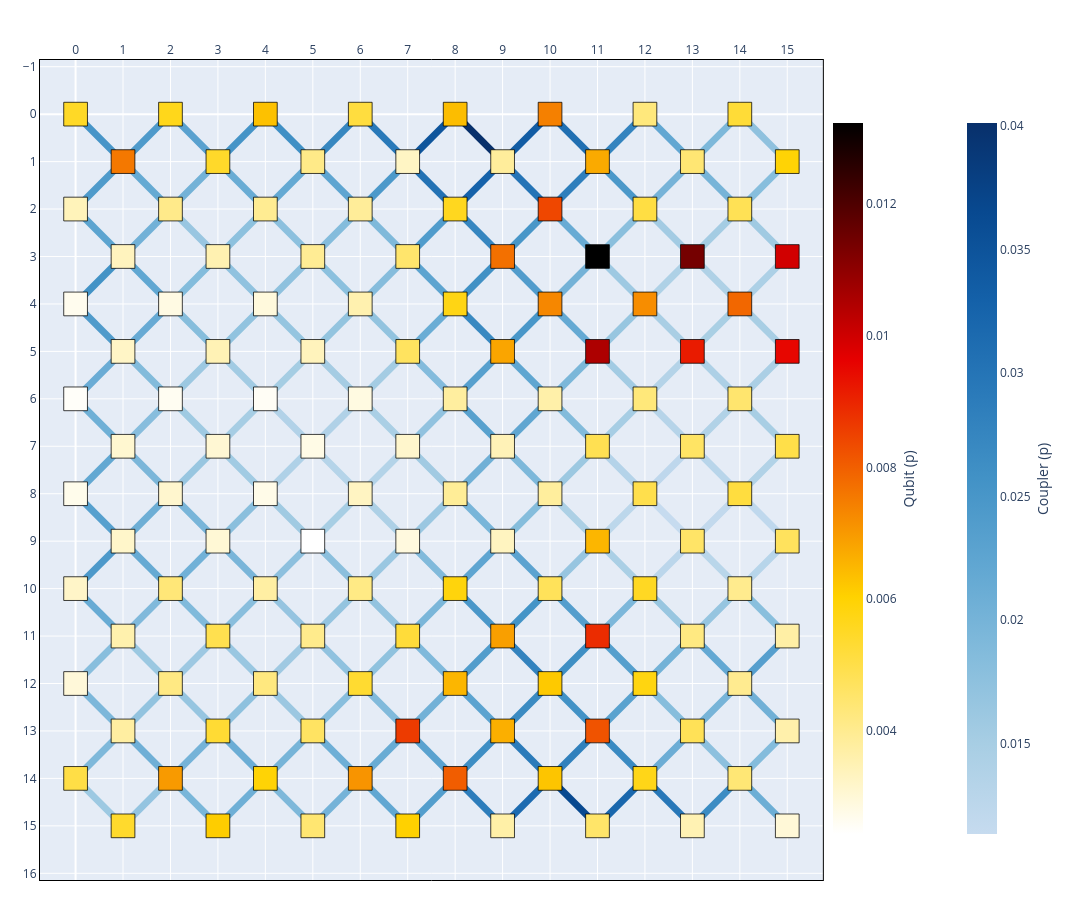

Here is the notebook cell this chart was saved with:
### Markdown cell above
### Couplers of their own — `generate_coupler_noise`

A coupler is a distinct component, so beyond deriving its rate from its endpoints the
chip can give the couplers a landscape of their own: `chip.generate_coupler_noise(dist,
correlation=ρ)` applies any of the section-3 distributions to the couplers, tied to the
site landscape by a chosen correlation. `ρ = 1` reproduces the endpoint-mean ordering,
`ρ = 0` is a landscape independent of the qubits, and values between mix the two. The
object and the correlation are recorded on `chip.spec` and cleared again by any later
`generate_noise`, since that re-derives the couplers.

### Code cell
chip = Chip(8, 8)
chip.generate_noise(SkewContour(location=0.005, deviation=0.002, skew=1.5, seed=3))
chip.generate_coupler_noise(SkewContour(location=0.020, deviation=0.005, skew=1.0, seed=4),
                            correlation=0.2)

print("coupler model            :", chip.spec.coupler_model)
print("coupler correlation      :", chip.spec.coupler_correlation)
print("has_independent_couplers :", chip.has_independent_couplers)

per_histogram(chip, sharex=False)   # coupler rates sit on a higher scale than the sites
chip.show(style=device_heatmap_style(chip))
